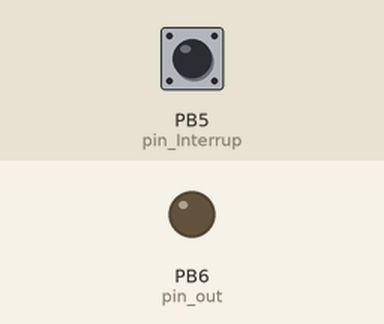
Simulated run of this program. Board: STM32 Blue Pill. On the bench: output pins drawn as LEDs (lit = HIGH). Inputs (shaded band) come from the test bench; at power-on: PB5 (pin_Interrup) HIGH.

Above: at 1.2 s.
1.3 s: PB5 (pin_Interrup) pulled LOW for 0.15 s
At 2.4 s:
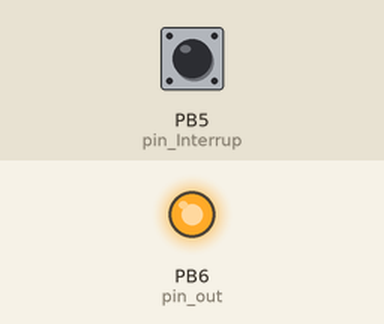
2.9 s: PB5 (pin_Interrup) pulled LOW for 1 s
At 3.7 s:
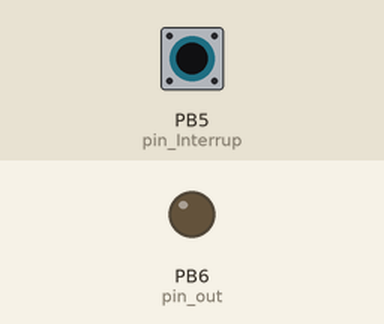
5.4 s: PB5 (pin_Interrup) pulled LOW for 3.2 s
At 6.8 s:
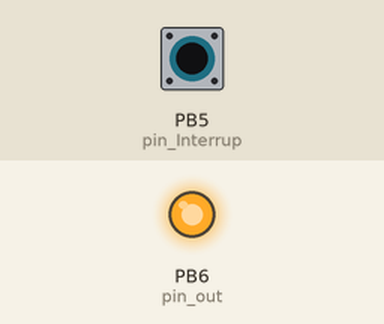
Timing chart, 0 to 8.4 s (numbered marks = the images above; inputs shaded):
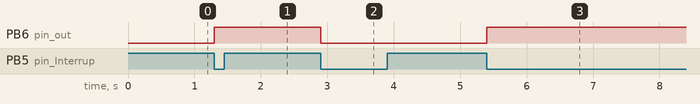

The program:

main.cpp
```cpp
#include <Arduino.h>

// #ifndef LED_BUILTIN
//   #define LED_BUILTIN PC13
// #endif
//
// int pin_out = PB6;
//
// void setup()
// {
//   // initialize LED digital pin as an output.
//   pinMode(LED_BUILTIN, OUTPUT);
//   pinMode(pin_out, OUTPUT);
// }
//
// void loop()
// {
//   // turn the LED on (HIGH is the voltage level)
//   digitalWrite(pin_out, HIGH);
//   // wait for a second
//   delay(5);
//   // turn the LED off by making the voltage LOW
//   digitalWrite(pin_out, LOW);
//    // wait for a second
//   delay(5);
// }

uint8_t pin_out = PB6; // Arduino nano
uint8_t pin_Interrup = PB5; // Arduino nano

void isr_Interruption();

void setup() {
  // Adjust pin as output
  pinMode(pin_out, OUTPUT);
  pinMode(pin_Interrup, INPUT_PULLUP);

  // Attach interrupt to the pin
  attachInterrupt(digitalPinToInterrupt(pin_Interrup), isr_Interruption, FALLING);
}

void loop() {

}

// We now configure what happens the external interruption is generated
void isr_Interruption(){
  digitalWrite(pin_out, !digitalRead(pin_out) );
}
```

Measured:
- after the input at 1.3 s, PB6 (pin_out): LOW → HIGH at once
- after the input at 2.9 s, PB6 (pin_out): HIGH → LOW at once
- after the input at 5.4 s, PB6 (pin_out): LOW → HIGH at once
